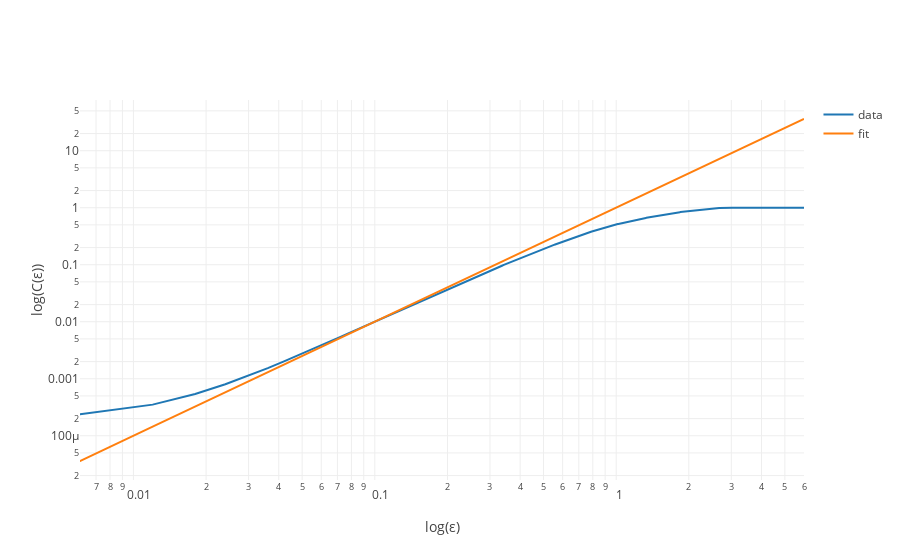

Here is the notebook cell this chart was saved with:
### Code cell
data = [
    go.Scatter(x=epsilon, y=csum, name='data'),
    go.Scatter(x=epsilon, y=epsilon**2, name='fit'),
]

figure = go.Figure(data=data, layout=go.Layout(
    showlegend=True,
    xaxis=dict(title='log(ε)', type='log'),
    yaxis=dict(title='log(C(ε))', type='log')
))

py.iplot(figure)

### Figure 1 — Plotly figure (JSON) as saved in the notebook; plotly's stock layout.template omitted (floating-point values rounded to 4 significant figures; data arrays with more than 128 entries replaced by an {"elided": "..."} marker saying what was removed)
{"data": [{"name": "data", "type": "scatter", "uid": "7213b0f9-b709-4b30-809b-3a1991e93e15", "x": {"elided": "1000 float values"}, "y": {"elided": "1000 float values"}}, {"name": "fit", "type": "scatter", "uid": "44146dec-6b03-4905-90a4-c51f852fc02b", "x": {"elided": "1000 float values"}, "y": {"elided": "1000 float values"}}], "layout": {"showlegend": true, "xaxis": {"title": "log(ε)", "type": "log"}, "yaxis": {"title": "log(C(ε))", "type": "log"}}}
